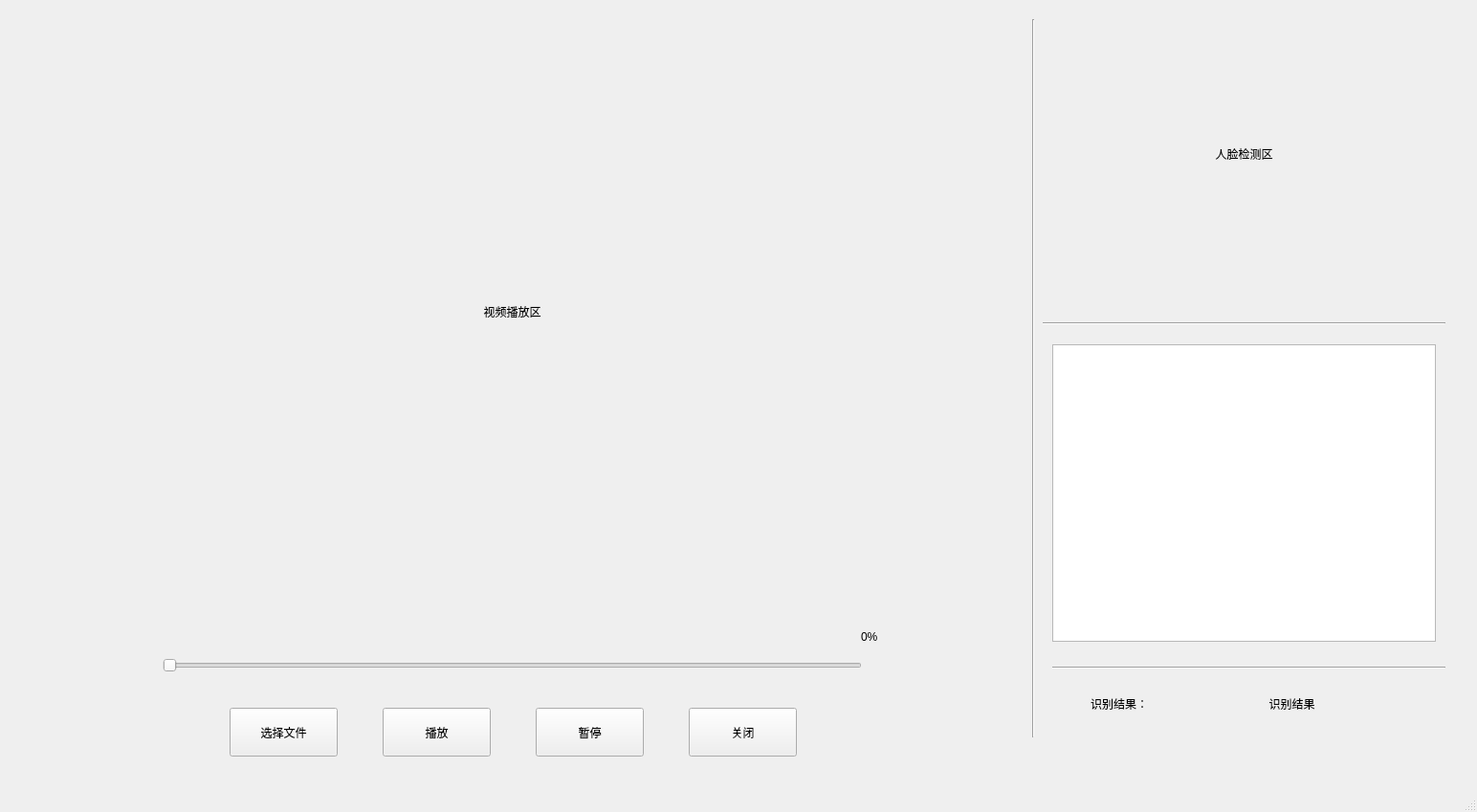
<?xml version="1.0" encoding="UTF-8"?>
<ui version="4.0">
 <class>MainWindow</class>
 <widget class="QMainWindow" name="MainWindow">
  <property name="geometry">
   <rect>
    <x>0</x>
    <y>0</y>
    <width>1544</width>
    <height>849</height>
   </rect>
  </property>
  <property name="windowTitle">
   <string>Emotion Recongnition v1.0</string>
  </property>
  <widget class="QWidget" name="centralwidget">
   <widget class="QLabel" name="label_camera">
    <property name="geometry">
     <rect>
      <x>10</x>
      <y>10</y>
      <width>1051</width>
      <height>631</height>
     </rect>
    </property>
    <property name="text">
     <string>视频播放区</string>
    </property>
    <property name="alignment">
     <set>Qt::AlignCenter</set>
    </property>
   </widget>
   <widget class="QLabel" name="label_face">
    <property name="geometry">
     <rect>
      <x>1100</x>
      <y>10</y>
      <width>401</width>
      <height>301</height>
     </rect>
    </property>
    <property name="text">
     <string>人脸检测区</string>
    </property>
    <property name="alignment">
     <set>Qt::AlignCenter</set>
    </property>
   </widget>
   <widget class="QPushButton" name="pushButton_openfile">
    <property name="geometry">
     <rect>
      <x>240</x>
      <y>740</y>
      <width>113</width>
      <height>51</height>
     </rect>
    </property>
    <property name="text">
     <string>选择文件</string>
    </property>
   </widget>
   <widget class="QPushButton" name="pushButton_play">
    <property name="geometry">
     <rect>
      <x>400</x>
      <y>740</y>
      <width>113</width>
      <height>51</height>
     </rect>
    </property>
    <property name="text">
     <string>播放</string>
    </property>
   </widget>
   <widget class="QPushButton" name="pushButton_pause">
    <property name="geometry">
     <rect>
      <x>560</x>
      <y>740</y>
      <width>113</width>
      <height>51</height>
     </rect>
    </property>
    <property name="text">
     <string>暂停</string>
    </property>
   </widget>
   <widget class="QLabel" name="label_scanResult">
    <property name="geometry">
     <rect>
      <x>1210</x>
      <y>720</y>
      <width>281</width>
      <height>31</height>
     </rect>
    </property>
    <property name="text">
     <string>识别结果</string>
    </property>
    <property name="alignment">
     <set>Qt::AlignCenter</set>
    </property>
   </widget>
   <widget class="QLabel" name="label">
    <property name="geometry">
     <rect>
      <x>1140</x>
      <y>720</y>
      <width>71</width>
      <height>31</height>
     </rect>
    </property>
    <property name="text">
     <string>识别结果：</string>
    </property>
   </widget>
   <widget class="Line" name="line">
    <property name="geometry">
     <rect>
      <x>1070</x>
      <y>20</y>
      <width>20</width>
      <height>751</height>
     </rect>
    </property>
    <property name="orientation">
     <enum>Qt::Vertical</enum>
    </property>
   </widget>
   <widget class="Line" name="line_2">
    <property name="geometry">
     <rect>
      <x>1090</x>
      <y>330</y>
      <width>421</width>
      <height>16</height>
     </rect>
    </property>
    <property name="orientation">
     <enum>Qt::Horizontal</enum>
    </property>
   </widget>
   <widget class="Line" name="line_3">
    <property name="geometry">
     <rect>
      <x>1100</x>
      <y>690</y>
      <width>411</width>
      <height>16</height>
     </rect>
    </property>
    <property name="orientation">
     <enum>Qt::Horizontal</enum>
    </property>
   </widget>
   <widget class="QTextEdit" name="textEdit_model">
    <property name="geometry">
     <rect>
      <x>1100</x>
      <y>360</y>
      <width>401</width>
      <height>311</height>
     </rect>
    </property>
   </widget>
   <widget class="QPushButton" name="pushButton_close">
    <property name="geometry">
     <rect>
      <x>720</x>
      <y>740</y>
      <width>113</width>
      <height>51</height>
     </rect>
    </property>
    <property name="text">
     <string>关闭</string>
    </property>
   </widget>
   <widget class="QSlider" name="sld_video">
    <property name="geometry">
     <rect>
      <x>170</x>
      <y>680</y>
      <width>731</width>
      <height>31</height>
     </rect>
    </property>
    <property name="maximum">
     <number>100</number>
    </property>
    <property name="orientation">
     <enum>Qt::Horizontal</enum>
    </property>
   </widget>
   <widget class="QLabel" name="lab_video">
    <property name="geometry">
     <rect>
      <x>900</x>
      <y>650</y>
      <width>81</width>
      <height>31</height>
     </rect>
    </property>
    <property name="text">
     <string>0%</string>
    </property>
   </widget>
  </widget>
  <widget class="QMenuBar" name="menubar">
   <property name="geometry">
    <rect>
     <x>0</x>
     <y>0</y>
     <width>1544</width>
     <height>22</height>
    </rect>
   </property>
  </widget>
  <widget class="QStatusBar" name="statusbar"/>
 </widget>
 <resources/>
 <connections/>
</ui>
